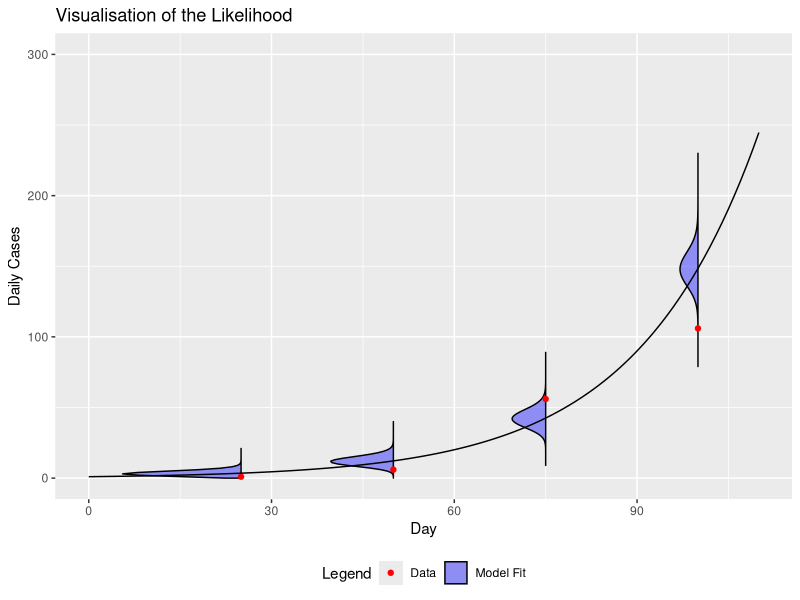
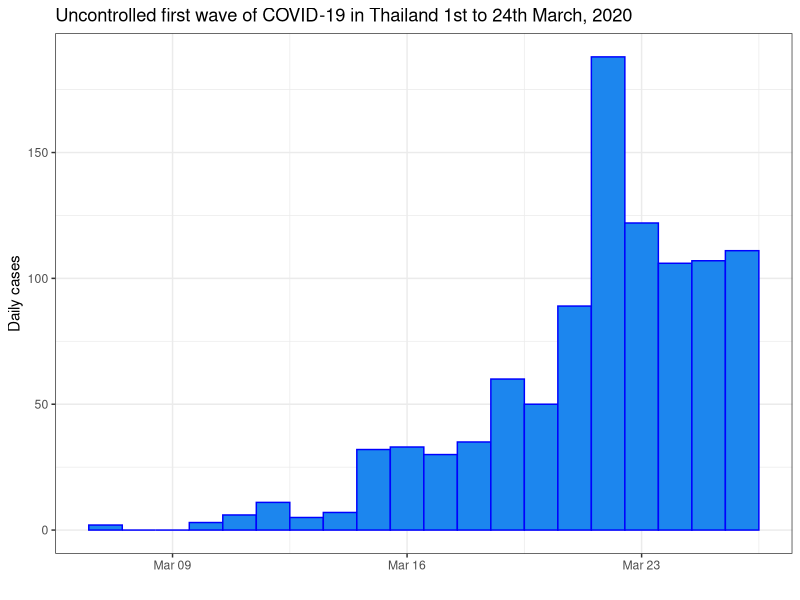
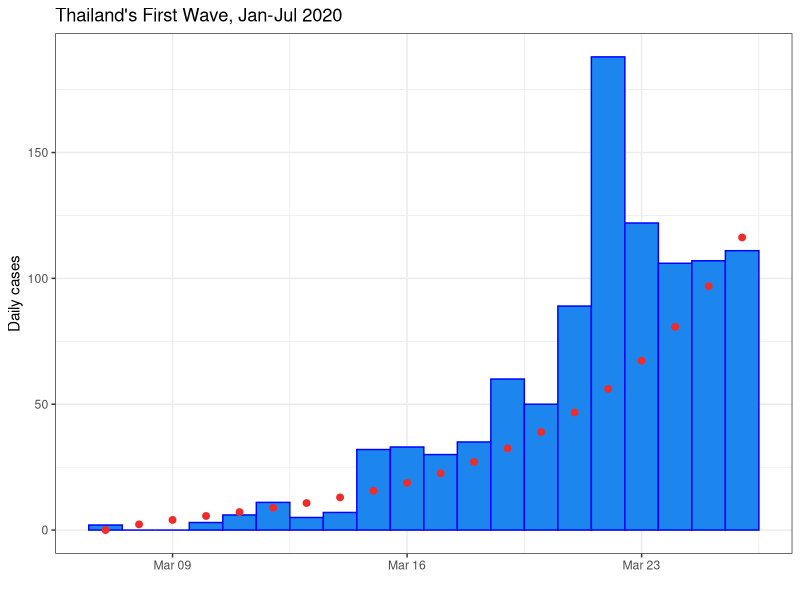
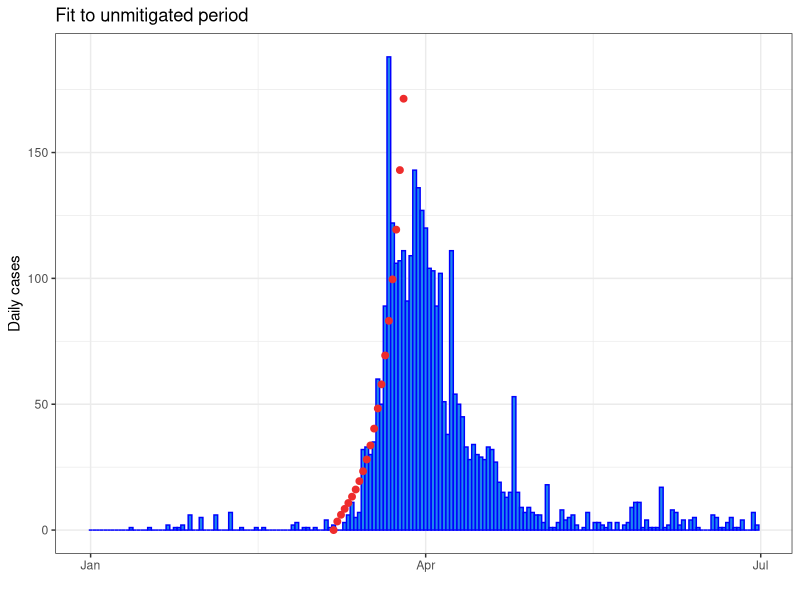
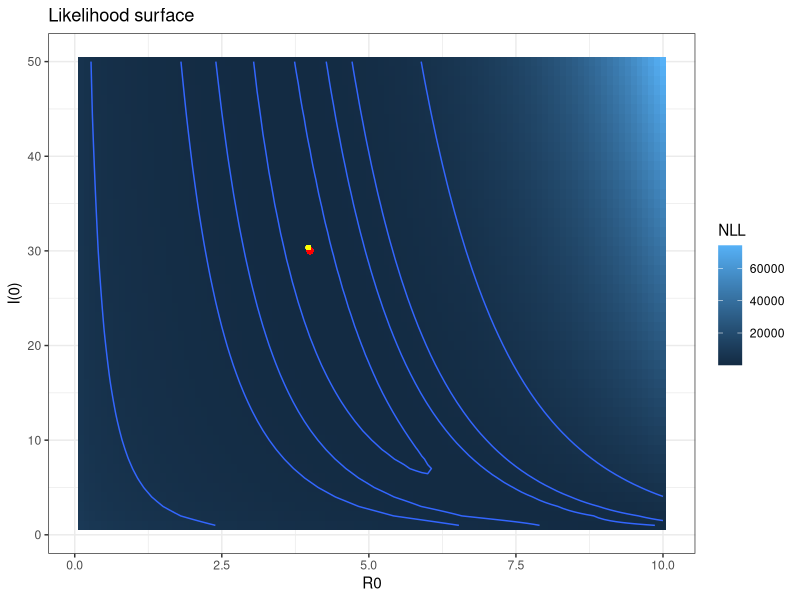
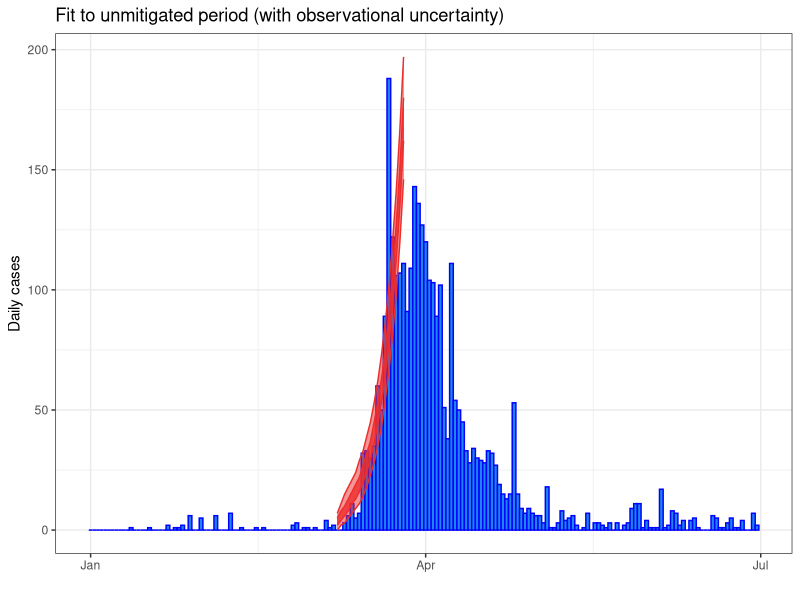

Recreate these plots in R, in order.
## ---- chunk 1
knitr::opts_chunk$set(
    g.align = "center"
)
## ---- chunk 2
#| label: Likelihood
#| fig-cap: "The likelihood assigns the probability of observing data given your underlying model and model parameters."
#| echo: false
#| message: false
set.seed(1)
library(magrittr)
library(dplyr)
library(ggplot2)
sir_data <- tibble(t = c(25, 50, 75, 100), y = exp(0.05 * t)) %>%
    rowwise() %>%
    mutate(rand_y = rpois(1, y))
sir_data <- tibble(t = c(25, 50, 75, 100), y = exp(0.05 * t)) %>%
    rowwise() %>%
    mutate(rand_y = rnbinom(1, mu = y, size = 5))
# # SIR contains the answer
sir <- tibble(t = 0:110, y = exp(0.05 * t))
# Construct the fun figure
distribution_data <- tibble()
times <- c(25, 50, 75, 100)
for (time in times) {
    distribution_data <- distribution_data %>% bind_rows(., tibble(t = time, height = 0:300, width = dpois(height, (sir %>% filter(t == time))$y), width2 = dnbinom(height, mu = (sir %>% filter(t == time))$y, size = 10)))
}

ggplot() +
    geom_ribbon(
        data = distribution_data %>% filter(width >= 1e-10),
        aes(xmin = t, xmax = t - 90 * width, y = height, group = t, fill = "Model Fit", color = "Model Fit"),
        outline.type = "full", alpha = 0.4
    ) +
    geom_point(
        data = sir_data,
        aes(x = t, y = rand_y, color = "Data", fill = "Data")
    ) +
    geom_line(data = sir, aes(y = y, x = t)) +
    scale_y_continuous("Daily Cases", limits = c(NA, 300)) +
    scale_x_continuous("Day") +
    ggtitle("Visualisation of the Likelihood") +
    scale_fill_manual(name = "Legend", values = c("Model Fit" = "blue", "Data" = "red")) +
    scale_color_manual(name = "Legend", values = c("Data" = "red", "Model Fit" = "black")) +
    theme(legend.position = "bottom")

## ---- chunk 3
# SPARK Modelling Short course

#########################
## FITTING MODELS IN R ##
#########################
library(dplyr)
library(deSolve)
library(ggplot2)
## ---- chunk 4
# Data imports and filtering
first_wave <- read.csv("first_wave_TH.csv", colClasses = c("Date", "numeric", "numeric"))
# fixing the format of date
first_wave$Date <- as.Date(first_wave$Date, format = "%Y-%m-%d")
# Time window
start_date <- as.Date("2020-03-07")
end_date <- as.Date("2020-03-26")

# Filter data to capture period prior to interventions. This has already been done in the last session.
uncontrolled_period <- first_wave %>%
    filter(Date >= start_date, Date <= end_date)

# Plot the filtered data
ggplot(uncontrolled_period) +
    geom_col(aes(x = Date, y = Cases), width = 1, fill = "dodgerblue2", colour = "blue") +
    ylab("Daily cases") +
    xlab("") +
    ggtitle("Uncontrolled first wave of COVID-19 in Thailand 1st to 24th March, 2020") +
    theme_bw()
## ---- chunk 5
## Define model as per the previous session
# Time window
times <- seq(start_date, end_date, by = 1)

# Model parameters
parameters <- c(
    R0 = 4,
    incubation_period = 5,
    infectious_period = 6
)

# Initial conditions
Total_population <- 6.6e7 # Population of Thailand
Initial_exposed <- 0
Initial_infectious <- 20 # Initial infectious seed
Initial_recovered <- 0
Initial_susceptible <- Total_population - Initial_exposed - Initial_infectious - Initial_recovered

# State variables
state <- c(
    Susceptible = Initial_susceptible,
    Exposed = Initial_exposed,
    Infectious = Initial_infectious,
    Recovered = Initial_recovered
)


# Model function
COVID.base <- function(t, state, parameters) {
    with(as.list(c(state, parameters)), {
        # Calculate the total population size
        Total_population <- Susceptible + Exposed + Infectious + Recovered

        # Calculate the average force of infection imposed on each susceptible individual
        force_of_infection <- R0 * Infectious / (Total_population * infectious_period)

        # Calculate the net (instantaneous) change in each state variable
        Susceptible_change <- -force_of_infection * Susceptible
        Exposed_change <- force_of_infection * Susceptible - Exposed / incubation_period
        Infectious_change <- Exposed / incubation_period - Infectious / infectious_period
        Recovered_change <- Infectious / infectious_period

        # Return net changes as list
        return(list(
            c(
                Susceptible_change,
                Exposed_change,
                Infectious_change,
                Recovered_change
            )
        ))
    })
}

solve.base.model <- function(y_ = state,
                             times_ = times,
                             func. = COVID.base,
                             parms_ = parameters) {
    out <- ode(
        y = y_,
        times = as.numeric(times_ - times_[1]),
        func = func.,
        parms = parms_
    )

    # Calculate the prevalence, incidence and cumulative incidence (for comparison with data)
    out <- as.data.frame(out) %>%
        mutate(
            Prevalence = Exposed + Infectious,
            Incidence = Exposed / parms_["incubation_period"],
            Cumulative_incidence = cumsum(Incidence) + Incidence[1],
            Population = Susceptible + Exposed + Infectious + Recovered,
            Date = times_
        )

    return(out)
}
## ---- chunk 6
# now we use the model developed in the last session and solve it
# for an initial set of parameters, an initial state and using times
# from just 7th - 26th  of March 2020
out_init <- solve.base.model(
    y_ = state,
    times_ = times,
    func. = COVID.base,
    parms_ = parameters
)

# Plot the filtered data and the first model "guess"
ggplot(uncontrolled_period) +
    geom_col(aes(x = Date, y = Cases), width = 1, fill = "dodgerblue2", colour = "blue") +
    geom_point(data = out_init, aes(x = Date, y = Incidence), size = 2, colour = "firebrick2") +
    ylab("Daily cases") +
    xlab("") +
    ggtitle("Thailand's First Wave, Jan-Jul 2020") +
    theme_bw()
## ---- chunk 7
# find the sum of the residuals squared for day 2 until day 24
SSQ_initial <- sum((uncontrolled_period$Cases[-1] - out_init$Incidence[-1])^2)
SSQ_initial
## ---- chunk 8
# Calculate the negative log-likelihood for our initial parameter values, assuming a Poisson residual distribution
poisson_negative_log_likelihood_initial <- -sum(dpois(uncontrolled_period$Cases[-1],
    out_init$Incidence[-1],
    log = TRUE
))
poisson_negative_log_likelihood_initial
## ---- chunk 9
# transform the parameters
# The search / optimization algorithm we employ searches over
# the range (-Inf, Inf) for each variable. In our application
# we are only interested in solutions in the range (0, Inf)
# for R0 and I(0). Therefore, it
# would be a good idea to apply a transformation to our
# search space so that we are not wasting time exploring
# infeasible regions of parameter space.
initial_transformed_parameters <- log(c(
    "R0" = 4,
    "Initial_infectious" = 20
))
## ---- chunk 10
#### Fitting routine ####

# We have selected R0 and I(0) as our free parameters
# We need a function that accepts R0 and I(0) as arguments,
# solves the model using these inputs, and calculates the
# negative log-likelihood of the data given these parameters

negative_log_likelihood <- function(transformed_parameters,
                                    data = uncontrolled_period$Cases[-1],
                                    state_base = state,
                                    times_ = times,
                                    func. = COVID.base,
                                    parms_base = parameters) {

    # Untransform parameters
    R0 <- exp(transformed_parameters["R0"])
    Initial_infectious <- exp(transformed_parameters["Initial_infectious"])

    # Calculate updated susceptible population
    Initial_susceptible <- state_base["Susceptible"] + state_base["Infectious"] - Initial_infectious

    # Overwrite baseline parameters with proposed parameters
    parms_base["R0"] <- R0
    state_base["Susceptible"] <- Initial_susceptible
    state_base["Infectious"] <- Initial_infectious

    # Solve model with updated parameters
    out <- solve.base.model(
        state_base,
        times_,
        func.,
        parms_base
    )

    return(-sum(dpois(
        x = data,
        lambda = out$Incidence[-1],
        log = TRUE
    )))
}
## ---- chunk 11
poisson_negative_log_likelihood_initial_from_function <- negative_log_likelihood(initial_transformed_parameters)
poisson_negative_log_likelihood_initial_from_function
poisson_negative_log_likelihood_initial
## ---- chunk 12
#### Optimal parameters ####

# Use the optim function to determine the parameters that
# minimize the negative log-likelihood (i.e., maximize
# the likelihood)
# We will use the Nelder-Mead optimization solver
optim_NM <- optim(
    par = initial_transformed_parameters,
    fn = negative_log_likelihood,
    control = list(maxit = 500),
    method = "Nelder-Mead",
    hessian = TRUE
)
## ---- chunk 13
# Check for convergence (always code 0 for NM)
optim_NM$convergence # 0 - converged; 1 - failed to converge

# Inspect solution
optim_NM$par
## ---- chunk 14
# Back-transform parameters
optimum_parameters <- exp(optim_NM$par)
optimum_parameters
## ---- chunk 15
# Inspect the optimal negative log-likelihood
optimum_NLL <- optim_NM$value
optimum_NLL
## ---- chunk 16
#### Optimal model solution ####

# Create the optimal parameter and state vectors
optimal_parameters <- parameters
optimal_parameters["R0"] <- optimum_parameters["R0"]

optimal_initial_state <- state
optimal_initial_state["Susceptible"] <- state["Susceptible"] + state["Infectious"] - optimum_parameters["Initial_infectious"]
optimal_initial_state["Infectious"] <- optimum_parameters["Initial_infectious"]

# Solve the model given the optimal parameters and initial conditions
optimal_solution <- solve.base.model(
    y_ = optimal_initial_state,
    times_ = times,
    func. = COVID.base,
    parms = optimal_parameters
)


# Plot the optimal solution
ggplot(first_wave) +
    geom_col(aes(x = Date, y = Cases), width = 1, fill = "dodgerblue2", colour = "blue") +
    geom_point(data = optimal_solution, aes(x = Date, y = Incidence), size = 2, colour = "firebrick2") +
    ylab("Daily cases") +
    xlab("") +
    ggtitle("Fit to unmitigated period") +
    theme_bw()
## ---- chunk 17
#| cache: TRUE
# Specify search grid
R0_vec <- seq(from = 0.1, to = 10, by = 0.1)
initial_infectious_vec <- seq(from = 1, to = 50, by = 1)

# the function that will perform grid search

nll.grid <- function(R0_vec, initial_infectious_vec) {
    parameter_grid <- expand.grid(
        R0 = R0_vec,
        initial_infectious = initial_infectious_vec
    )
    nll <- data.frame(matrix(nrow = nrow(parameter_grid), ncol = 1))
    colnames(nll) <- "NLL"
    for (row_of_params in seq(1, dim(parameter_grid)[1])) {
        transformed_params <- log(c(
            "R0" = parameter_grid[row_of_params, 1],
            "Initial_infectious" = parameter_grid[row_of_params, 2]
        ))
        nll[row_of_params, ] <- negative_log_likelihood(transformed_params)
    }
    return(data.frame(
        Reproduction_number = parameter_grid["R0"],
        Initial_infectious = parameter_grid["initial_infectious"],
        nll
    ))
}

# call the function that will calculate likelihood surface
nll_grid_results <- nll.grid(R0_vec, initial_infectious_vec)


# Plot likelihood surface
nll_plot <- nll_grid_results %>%
    ggplot2::ggplot(aes(
        x = R0,
        y = initial_infectious,
        fill = NLL,
        z = NLL
    )) +
    geom_tile() +
    geom_contour(breaks = c(100, 110, 120, 130, 200, 500, 1000, 4000)) +
    ylab("I(0)") +
    xlab("R0") +
    ggtitle("Likelihood surface") +
    theme_bw()

# Extract optimum from grid search
grid_optimum <- nll_grid_results[which.min(nll_grid_results$NLL), ]
grid_optimum

# Superimpose optimum on likelihood surface plot
nll_plot <- nll_plot +
    geom_point(aes(
        x = grid_optimum$R0,
        y = grid_optimum$initial_infectious
    ),
    colour = "red",
    )
# Superimpose optimal point to negative-log-likelihood plot
nll_plot <- nll_plot + geom_point(aes(
    x = optimum_parameters["R0"],
    y = optimum_parameters["Initial_infectious"]
),
colour = "yellow",
size = 1
)

print(nll_plot)
## ---- chunk 18
# Calculate the observational confidence intervals
optimal_solution <- optimal_solution %>%
    mutate(
        lower50 = qpois(p = 0.25, lambda = Incidence), # 50% confidence interval (i.e., 25 - 75th centiles)
        upper50 = qpois(p = 0.75, lambda = Incidence),
        lower95 = qpois(p = 0.025, lambda = Incidence), # 95% confidence interval (i.e., 2.5 - 97.5th centiles)
        upper95 = qpois(p = 0.975, lambda = Incidence)
    )

# Plot confidence intervals as ribbons around the central estimates
ggplot(first_wave) +
    geom_col(aes(x = Date, y = Cases), width = 1.0, fill = "dodgerblue2", colour = "blue") +
    geom_ribbon(data = optimal_solution[-1, ], aes(x = Date, ymin = lower50, ymax = upper50), fill = "firebrick2", colour = "firebrick2", alpha = 0.8) +
    geom_ribbon(data = optimal_solution[-1, ], aes(x = Date, ymin = lower95, ymax = upper95), fill = "firebrick2", colour = "firebrick2", alpha = 0.5) +
    ylab("Daily cases") +
    xlab("") +
    ggtitle("Fit to unmitigated period (with observational uncertainty)") +
    theme_bw()
## ---- chunk 19
optim_NM$hessian
## ---- chunk 20
# Covariance matrix
covar_matrix <- solve(optim_NM$hessian)
covar_matrix
## ---- chunk 21
# Now use the covariance matrix to generate standard errors for each parameter
std_errors <- sqrt(diag(covar_matrix))
estimates_transformed <- data.frame(
    estimate = optim_NM$par,
    std_error = std_errors
) %>%
    mutate(
        lower95CI = estimate - 1.96 * std_error,
        upper95CI = estimate + 1.96 * std_error
    )
estimates_transformed


# Back-transform estimates and confidence intervals
estimates <- exp(estimates_transformed[, -2])
estimates
